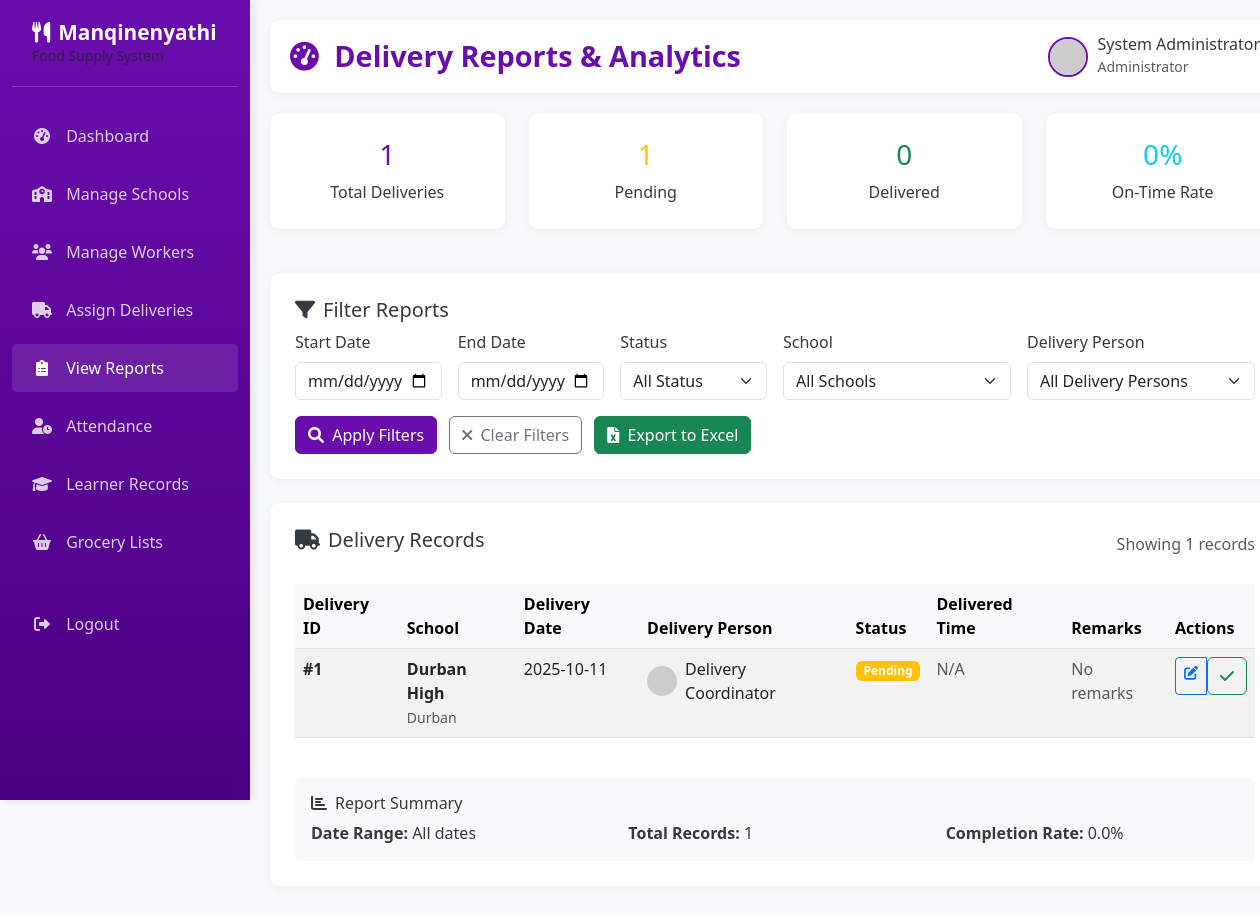
The page /admin/reports (signed in) on the database its author committed.
### app.py (models this page shows, shortened)
class Delivery(db.Model):
    __tablename__ = 'deliveries'
    delivery_id = db.Column(db.Integer, primary_key=True)
    school_id = db.Column(db.Integer, db.ForeignKey('schools.school_id'), nullable=False)
    cooker_id = db.Column(db.Integer, db.ForeignKey('users.user_id'), nullable=False)  # New field
    delivery_date = db.Column(db.Date, nullable=False)
    location = db.Column(db.String(150), nullable=False)
    delivery_guy_id = db.Column(db.Integer, db.ForeignKey('users.user_id'), nullable=False)
    status = db.Column(db.Enum('Pending', 'Delivered'), default='Pending')
    delivered_time = db.Column(db.DateTime)
    remarks = db.Column(db.Text)
    created_at = db.Column(db.DateTime, default=datetime.utcnow)
    cooker = db.relationship('User', backref='deliveries_for_cooker', foreign_keys=[cooker_id])

class School(db.Model):
    __tablename__ = 'schools'
    school_id = db.Column(db.Integer, primary_key=True)
    school_name = db.Column(db.String(150), nullable=False)
    location = db.Column(db.String(150), nullable=False)
    contact_person = db.Column(db.String(100), nullable=False)
    contact_number = db.Column(db.String(20), nullable=False)
    created_at = db.Column(db.DateTime, default=datetime.utcnow)
    deliveries = db.relationship('Delivery', backref='school')
    attendance = db.relationship('Attendance', backref='school')
    learners = db.relationship('Learner', backref='school')

class User(db.Model):
    __tablename__ = 'users'
    user_id = db.Column(db.Integer, primary_key=True)
    full_name = db.Column(db.String(100), nullable=False)
    email = db.Column(db.String(100), unique=True, nullable=False)
    password = db.Column(db.String(255), nullable=False)
    role = db.Column(db.Enum('admin', 'cooker', 'delivery'), nullable=False)
    phone = db.Column(db.String(20))
    created_at = db.Column(db.DateTime, default=datetime.utcnow)
    deliveries = db.relationship('Delivery', backref='delivery_guy', foreign_keys='Delivery.delivery_guy_id')
    attendance = db.relationship('Attendance', backref='cooker', foreign_keys='Attendance.cooker_id')
    learners = db.relationship('Learner', backref='cooker', foreign_keys='Learner.cooker_id')

### app.py (the view)
@app.route('/admin/reports')
def admin_reports():
    if session.get('role') != 'admin':
        return redirect(url_for('home'))
    start_date = request.args.get('start_date', '')
    end_date = request.args.get('end_date', '')
    status_filter = request.args.get('status', '')
    school_filter = request.args.get('school', '')
    delivery_guy_filter = request.args.get('delivery_guy', '')
    query = db.session.query(Delivery, School, User)\
        .join(School, Delivery.school_id == School.school_id)\
        .join(User, Delivery.delivery_guy_id == User.user_id)
    if start_date:
        try:
            start_date_obj = datetime.strptime(start_date, '%Y-%m-%d').date()
            query = query.filter(Delivery.delivery_date >= start_date_obj)
        except ValueError:
            flash('Invalid start date format', 'error')
    if end_date:
        try:
            end_date_obj = datetime.strptime(end_date, '%Y-%m-%d').date()
            query = query.filter(Delivery.delivery_date <= end_date_obj)
        except ValueError:
            flash('Invalid end date format', 'error')
    if status_filter:
        query = query.filter(Delivery.status == status_filter)
    if school_filter:
        query = query.filter(Delivery.school_id == school_filter)
    if delivery_guy_filter:
        query = query.filter(Delivery.delivery_guy_id == delivery_guy_filter)
    delivery_records = query.order_by(Delivery.delivery_date.desc(), Delivery.created_at.desc()).all()
    all_schools = School.query.order_by(School.school_name).all()
    all_delivery_guys = User.query.filter_by(role='delivery').order_by(User.full_name).all()
    total_deliveries = len(delivery_records)
    pending_deliveries = len([d for d, s, u in delivery_records if d.status == 'Pending'])
    delivered_deliveries = len([d for d, s, u in delivery_records if d.status == 'Delivered'])
    on_time_deliveries = 0
    for delivery, school, delivery_guy in delivery_records:
        if delivery.status == 'Delivered' and delivery.delivered_time:
            if delivery.delivered_time.date() <= delivery.delivery_date:
                on_time_deliveries += 1
    on_time_rate = round((on_time_deliveries / delivered_deliveries * 100), 1) if delivered_deliveries > 0 else 0
    return render_template('admin_reports.html',
                         delivery_records=delivery_records,
                         total_deliveries=total_deliveries,
                         pending_deliveries=pending_deliveries,
                         delivered_deliveries=delivered_deliveries,
                         on_time_rate=on_time_rate,
                         all_schools=all_schools,
                         all_delivery_guys=all_delivery_guys,
                         start_date=start_date,
                         end_date=end_date,
                         status_filter=status_filter,
                         school_filter=school_filter,
                         delivery_guy_filter=delivery_guy_filter)

### templates/admin_reports.html (shortened to what this page needs)
{% extends "admin_base.html" %}
{% block page_title %}Delivery Reports & Analytics{% endblock %}
{% block content %}
<div class="row">
    <div class="col-12">
        <div class="row mb-4">
            <div class="col-md-3">
                <div class="content-card text-center">
                    <h3 class="text-purple">{{ total_deliveries }}</h3>
                    <p class="mb-0">Total Deliveries</p>
                </div>
            </div>
            <div class="col-md-3">
                <div class="content-card text-center">
                    <h3 class="text-warning">{{ pending_deliveries }}</h3>
                    <p class="mb-0">Pending</p>
                </div>
            </div>
            <div class="col-md-3">
                <div class="content-card text-center">
                    <h3 class="text-success">{{ delivered_deliveries }}</h3>
                    <p class="mb-0">Delivered</p>
                </div>
            </div>
            <div class="col-md-3">
                <div class="content-card text-center">
                    <h3 class="text-info">{{ on_time_rate }}%</h3>
                    <p class="mb-0">On-Time Rate</p>
                </div>
            </div>
        </div>
        <div class="content-card mb-4">
            <h5><i class="fas fa-filter me-2"></i>Filter Reports</h5>
            <form method="get" class="row g-3">
                <div class="col-md-2">
                    <label for="start_date" class="form-label">Start Date</label>
                    <input type="date" class="form-control" id="start_date" name="start_date" value="{{ start_date }}">
                </div>
                <div class="col-md-2">
                    <label for="end_date" class="form-label">End Date</label>
                    <input type="date" class="form-control" id="end_date" name="end_date" value="{{ end_date }}">
                </div>
                <div class="col-md-2">
                    <label for="status" class="form-label">Status</label>
                    <select class="form-select" id="status" name="status">
                        <option value="">All Status</option>
                    </select>
                </div>
                <div class="col-md-3">
                    <label for="school" class="form-label">School</label>
                    <select class="form-select" id="school" name="school">
                        <option value="">All Schools</option>
                    </select>
                </div>
                <div class="col-md-3">
                    <label for="delivery_guy" class="form-label">Delivery Person</label>
                    <select class="form-select" id="delivery_guy" name="delivery_guy">
                        <option value="">All Delivery Persons</option>
                    </select>
                </div>
                <div class="col-12">
                    <button type="submit" class="btn btn-primary me-2">
                        <i class="fas fa-search me-1"></i> Apply Filters
                    </button>
                    <a href="{{ url_for('admin_reports') }}" class="btn btn-outline-secondary me-2">
                        <i class="fas fa-times me-1"></i> Clear Filters
                    </a>
                    <a href="{{ url_for('export_delivery_excel', start_date=start_date, end_date=end_date, status=status_filter, school=school_filter, delivery_guy=delivery_guy_filter) }}"
                       class="btn btn-success">
                        <i class="fas fa-file-excel me-1"></i> Export to Excel
                    </a>
                </div>
            </form>
        </div>
        <div class="content-card">
            <div class="d-flex justify-content-between align-items-center mb-4">
                <h5><i class="fas fa-truck me-2"></i>Delivery Records</h5>
                <div class="text-muted">
                    Showing {{ delivery_records|length }} records
                </div>
            </div>
            {% if delivery_records %}
            <div class="table-responsive">
                <table class="table table-striped table-hover" id="deliveryTable">
                    <thead class="table-light">
                        <tr>
                            <th>Delivery ID</th>
                            <th>School</th>
                            <th>Delivery Date</th>
                            <th>Delivery Person</th>
                            <th>Status</th>
                            <th>Delivered Time</th>
                            <th>Remarks</th>
                            <th>Actions</th>
                        </tr>
                    </thead>
                    <tbody>
                        {% for delivery, school, delivery_guy in delivery_records %}
                        <tr>
                            <td>
                                <strong>#{{ delivery.delivery_id }}</strong>
                            </td>
                            <td>
                                <div>
                                    <strong>{{ school.school_name }}</strong>
                                    <br>
                                    <small class="text-muted">{{ school.location }}</small>
                                </div>
                            </td>
                            <td>
                                {{ delivery.delivery_date.strftime('%Y-%m-%d') }}
                            </td>
                            <td>
                                <div class="d-flex align-items-center">
                                    <img src="https://ui-avatars.com/api/?name={{ delivery_guy.full_name }}&background=6a0dad&color=fff"
                                         alt="{{ delivery_guy.full_name }}" class="rounded-circle me-2" width="30" height="30">
                                    {{ delivery_guy.full_name }}
                                </div>
                            </td>
                            <td>
                                {% if delivery.status == 'Delivered' %}
                                <span class="badge bg-success">{{ delivery.status }}</span>
                                {% else %}
                                <span class="badge bg-warning">{{ delivery.status }}</span>
                                {% endif %}
                            </td>
                            <td>
                                {% if delivery.delivered_time %}
                                {{ delivery.delivered_time.strftime('%Y-%m-%d %H:%M') }}
                                {% else %}
                                <span class="text-muted">N/A</span>
                                {% endif %}
                            </td>
                            <td>
                                {% if delivery.remarks %}
                                <span class="text-truncate" style="max-width: 150px;"
                                      title="{{ delivery.remarks }}">
                                    {{ delivery.remarks }}
                                </span>
                                {% else %}
                                <span class="text-muted">No remarks</span>
                                {% endif %}
                            </td>
                            <td>
                                <div class="btn-group btn-group-sm">
                                    <a href="{{ url_for('edit_delivery', delivery_id=delivery.delivery_id) }}"
                                       class="btn btn-outline-primary" title="Edit Delivery">
                                        <i class="fas fa-edit"></i>
                                    </a>
                                    {% if delivery.status == 'Pending' %}
                                    <form method="post" action="{{ url_for('mark_delivery_delivered', delivery_id=delivery.delivery_id) }}"
                                          class="d-inline" onsubmit="return confirm('Mark this delivery as delivered?');">
                                        <button type="submit" class="btn btn-outline-success" title="Mark as Delivered">
                                            <i class="fas fa-check"></i>
                                        </button>
                                    </form>
                                    {% endif %}
                                </div>
                            </td>
                        </tr>
                        {% endfor %}
                    </tbody>
                </table>
            </div>
            <div class="mt-4 p-3 bg-light rounded">
                <h6><i class="fas fa-chart-bar me-2"></i>Report Summary</h6>
                <div class="row">
                    <div class="col-md-4">
                        <strong>Date Range:</strong>
                        {% if start_date and end_date %}
                        {{ start_date }} to {{ end_date }}
                        {% else %}
                        All dates
                        {% endif %}
                    </div>
                    <div class="col-md-4">
                        <strong>Total Records:</strong> {{ total_deliveries }}
                    </div>
                    <div class="col-md-4">
                        <strong>Completion Rate:</strong>
                        {% if total_deliveries > 0 %}
                        {{ ((delivered_deliveries / total_deliveries) * 100)|round(1) }}%
                        {% else %}
                        0%
                        {% endif %}
                    </div>
                </div>
            </div>
            {% else %}
            <div class="text-center py-5">
                <i class="fas fa-truck fa-3x text-muted mb-3"></i>
                <h5 class="text-muted">No delivery records found</h5>
                <p class="text-muted">Try adjusting your filters or check back later for new records.</p>
            </div>
            {% endif %}
        </div>
    </div>
</div>
{% endblock %}

### templates/admin_base.html (style rules this page uses)
:root { --primary-purple: #6a0dad; --light-purple: #8a2be2; --dark-purple: #4b0082; --accent-purple: #9370db; --white: #ffffff; --light-gray: #f8f9fa; --medium-gray: #e9ecef; --dark-gray: #6c757d; --text-dark: #343a40; }
body { font-family: 'Segoe UI', Tahoma, Geneva, Verdana, sans-serif; background-color: var(--light-gray); color: var(--text-dark); }
.content-card { background-color: var(--white); border-radius: 10px; box-shadow: 0 2px 10px rgba(0, 0, 0, 0.05); padding: 25px; margin-bottom: 20px; }
.btn-primary { background-color: var(--primary-purple); border-color: var(--primary-purple); }
.text-purple { color: var(--primary-purple); }

### rows shown on the page
Delivery: delivery_id "1", school_name "Durban High", location "Durban", delivery_date "2025-10-11", full_name "Delivery Coordinator", status "Pending", shows "N/A", remarks "No remarks"

### other values the page prints
{{ session.get('username', 'Admin User') }} "System Administrator"
{{ total_deliveries }} "1"
{{ pending_deliveries }} "1"
{{ delivered_deliveries }} "0"
{{ on_time_rate }} "0"
{{ delivery_records|length }} "1"
{{ ((delivered_deliveries / total_deliveries) * 100)|round(1) }} "0.0"
